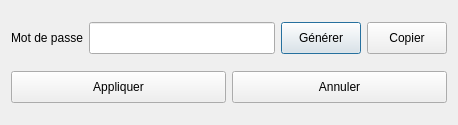
<?xml version="1.0" encoding="UTF-8"?>
<ui version="4.0">
 <class>GeneratePasswordDialog</class>
 <widget class="QDialog" name="GeneratePasswordDialog">
  <property name="geometry">
   <rect>
    <x>0</x>
    <y>0</y>
    <width>458</width>
    <height>125</height>
   </rect>
  </property>
  <property name="windowTitle">
   <string>Générateur de mot de passe</string>
  </property>
  <layout class="QVBoxLayout" name="verticalLayout">
   <item>
    <layout class="QHBoxLayout" name="horizontalLayout">
     <item>
      <widget class="QLabel" name="lblPassword">
       <property name="text">
        <string>Mot de passe</string>
       </property>
      </widget>
     </item>
     <item>
      <widget class="QLineEdit" name="txtPassword">
       <property name="sizePolicy">
        <sizepolicy hsizetype="MinimumExpanding" vsizetype="Fixed">
         <horstretch>0</horstretch>
         <verstretch>0</verstretch>
        </sizepolicy>
       </property>
       <property name="minimumSize">
        <size>
         <width>0</width>
         <height>32</height>
        </size>
       </property>
       <property name="readOnly">
        <bool>true</bool>
       </property>
      </widget>
     </item>
     <item>
      <widget class="QPushButton" name="btnGenerate">
       <property name="minimumSize">
        <size>
         <width>0</width>
         <height>32</height>
        </size>
       </property>
       <property name="maximumSize">
        <size>
         <width>100</width>
         <height>16777215</height>
        </size>
       </property>
       <property name="cursor">
        <cursorShape>PointingHandCursor</cursorShape>
       </property>
       <property name="text">
        <string>Générer</string>
       </property>
       <property name="icon">
        <iconset resource="../resources/TeraClient.qrc">
         <normaloff>:/icons/random.png</normaloff>:/icons/random.png</iconset>
       </property>
       <property name="iconSize">
        <size>
         <width>24</width>
         <height>24</height>
        </size>
       </property>
      </widget>
     </item>
     <item>
      <widget class="QPushButton" name="btnCopy">
       <property name="minimumSize">
        <size>
         <width>0</width>
         <height>32</height>
        </size>
       </property>
       <property name="maximumSize">
        <size>
         <width>100</width>
         <height>16777215</height>
        </size>
       </property>
       <property name="cursor">
        <cursorShape>PointingHandCursor</cursorShape>
       </property>
       <property name="text">
        <string>Copier</string>
       </property>
       <property name="icon">
        <iconset resource="../resources/TeraClient.qrc">
         <normaloff>:/icons/copy.png</normaloff>:/icons/copy.png</iconset>
       </property>
       <property name="iconSize">
        <size>
         <width>24</width>
         <height>24</height>
        </size>
       </property>
      </widget>
     </item>
    </layout>
   </item>
   <item>
    <layout class="QHBoxLayout" name="horizontalLayout_2">
     <item>
      <widget class="QPushButton" name="btnOK">
       <property name="minimumSize">
        <size>
         <width>0</width>
         <height>32</height>
        </size>
       </property>
       <property name="cursor">
        <cursorShape>PointingHandCursor</cursorShape>
       </property>
       <property name="text">
        <string>Appliquer</string>
       </property>
       <property name="icon">
        <iconset resource="../resources/TeraClient.qrc">
         <normaloff>:/icons/ok.png</normaloff>:/icons/ok.png</iconset>
       </property>
       <property name="iconSize">
        <size>
         <width>24</width>
         <height>24</height>
        </size>
       </property>
      </widget>
     </item>
     <item>
      <widget class="QPushButton" name="btnCancel">
       <property name="minimumSize">
        <size>
         <width>0</width>
         <height>32</height>
        </size>
       </property>
       <property name="cursor">
        <cursorShape>PointingHandCursor</cursorShape>
       </property>
       <property name="text">
        <string>Annuler</string>
       </property>
       <property name="icon">
        <iconset resource="../resources/TeraClient.qrc">
         <normaloff>:/icons/delete_old.png</normaloff>:/icons/delete_old.png</iconset>
       </property>
       <property name="iconSize">
        <size>
         <width>24</width>
         <height>24</height>
        </size>
       </property>
      </widget>
     </item>
    </layout>
   </item>
  </layout>
 </widget>
 <resources>
  <include location="../resources/TeraClient.qrc"/>
 </resources>
 <connections/>
</ui>
